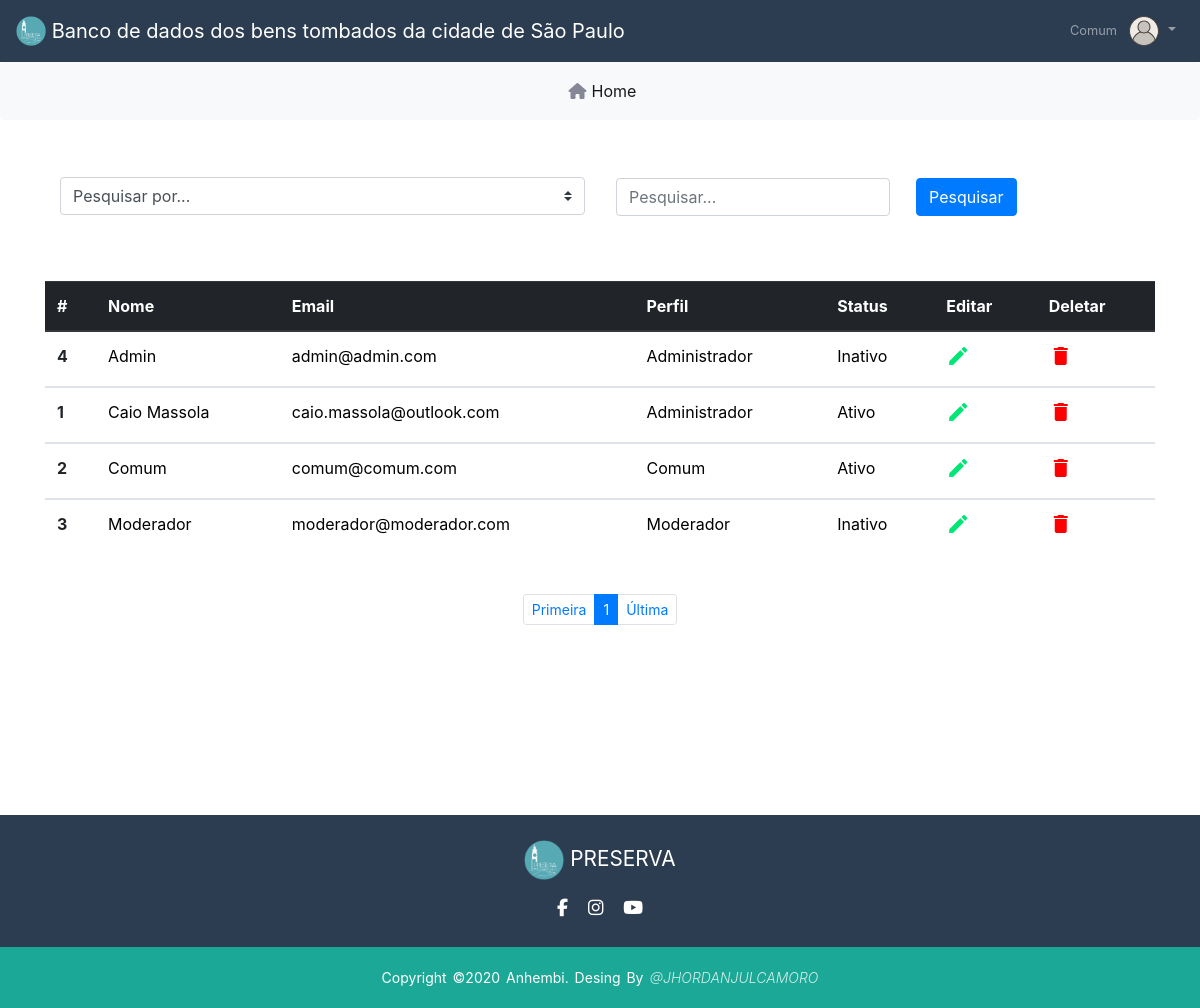
Page /usuarios.php (signed in) on the earlier database version.
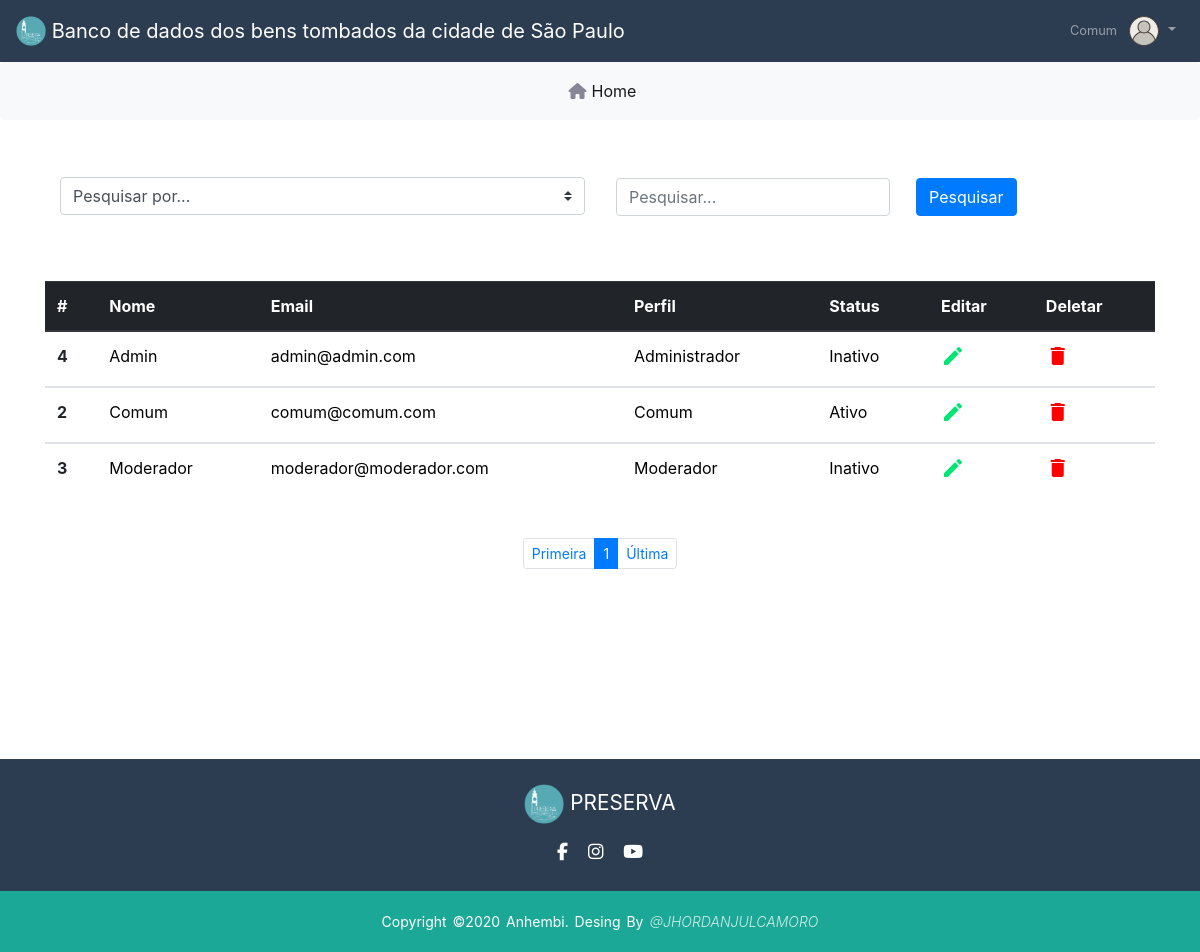
Same page on the later database version.
### tables this page shows
CREATE TABLE `users` (
  `id` int(11) NOT NULL,
  `perfil` varchar(20) NOT NULL,
  `username` varchar(30) NOT NULL,
  `email` varchar(30) NOT NULL,
  `status` varchar(30) DEFAULT NULL,
  `password` varchar(60) NOT NULL,
  `created_at` timestamp NULL DEFAULT CURRENT_TIMESTAMP,
  `updated_at` datetime DEFAULT CURRENT_TIMESTAMP ON UPDATE CURRENT_TIMESTAMP
);

### usuarios.php (the view, shortened to what this page needs)
<?php
$servername = "db";
$usernames = "root";
$passwords = "";
$dbname = "conpresp_db";
$conn = mysqli_connect($servername, $usernames, $passwords, $dbname) or die('Erro ao conectar');
$username = $_SESSION['username'];
$pagina = (isset($_GET['pagina'])) ? $_GET['pagina'] : 1;
if (!mysqli_set_charset($conn, "utf8mb4")) {
    printf("Error loading character set utf8mb4: %s\n", mysqli_error($conn));
    exit();
} else {
    $sql = "select * from users";
    $result = $conn->query($sql);
    $total_registros = mysqli_num_rows($result);
    $quantidade_pg = 5;
    $num_paginas = ceil($total_registros / $quantidade_pg);
    $inicio = ($quantidade_pg * $pagina) - $quantidade_pg;
    $result_registro = "SELECT * FROM users ORDER BY username limit $inicio, $quantidade_pg";
    $resultado_registro = mysqli_query($conn, $result_registro);
?>
    <!DOCTYPE html>
    <html lang="pt-br">
    <head>
        <link rel="stylesheet" href="https://maxcdn.bootstrapcdn.com/bootstrap/4.0.0/css/bootstrap.min.css" />
        <link rel="stylesheet" href="css/usuarios.css" />
    </head>
    <body>
        <div id="content-wrapper" class="d-flex flex-column">
            <div id="content">
                <nav class="navbar navbar-expand navbar-dark bg-darkblue topbar static-top shadow">
                    <a class="navbar-brand" href="home.php">
                        <img src="img/logo_1.png" width="30" height="30" class="d-inline-block align-top" alt="" />
                        Banco de dados dos bens tombados da cidade de São Paulo
                    </a>
                    <ul class="navbar-nav ml-auto">
                        <li class="nav-item dropdown no-arrow">
                            <a class="nav-link dropdown-toggle" href="#" id="userDropdown" role="button" data-toggle="dropdown" aria-haspopup="true" aria-expanded="false">
                                <span class="mr-2 d-none d-lg-inline text-gray-600 small"><?php echo $username ?></span>
                                <img class="img-profile rounded-circle" src="img/user.svg" width="30px" height="30px" />
                            </a>
                        </li>
                    </ul>
                </nav>
            </div>
        </div>
        <nav class="navbar navbar-expand-md navbar-light bg-light rounded">
            <div class="collapse navbar-collapse justify-content-md-center" id="navbarsExample10">
                <ul class="navbar-nav">
                    <li class="nav-item active font-hover">
                        <a class="nav-link" href="home.php"><i class="fas fa-home bg-gray-icon"></i>Home</a>
                    </li>
                </ul>
            </div>
        </nav>
        <div class="container">
            <form class="form-inline" method="GET" action="pesquisa.php" style="margin-top:50px">
                <div class="col-md-6 mb-3" style="margin-top: 7px;">
                    <select id="tipoPesquisa" class="custom-select d-block w-100" name="tipoPesquisa">
                        <option value="" selected disabled>
                            Pesquisar por...
                        </option>
                    </select>
                </div>
                <div class="form-group mx-sm-3 mb-2">
                    <input type="text" class="form-control" placeholder="Pesquisar..." name="pesquisar">
                </div>
                <button type="submit" class="btn btn-primary mb-2" style="margin-left: 10px;">Pesquisar</button>
            </form>
            <div class="table-responsive-sm">
                <table class="table" style="margin-top: 50px">
                    <thead class="thead-dark">
                        <tr>
                            <th scope="col">#</th>
                            <th scope="col">Nome</th>
                            <th scope="col">Email</th>
                            <th scope="col">Perfil</th>
                            <th scope="col">Status</th>
                            <th scope="col">Editar</th>
                            <th scope="col">Deletar</th>
                        </tr>
                    </thead>
                    <tbody>
                        <?php
                        while ($dado = mysqli_fetch_assoc($resultado_registro)) {
                        ?>
                            <tr>
                                <th scope="row"><?php echo $dado['id']; ?></th>
                                <td style="color:black"><?php echo $dado['username']; ?></td>
                                <td style="color:black"><?php echo $dado['email']; ?></td>
                                <td style="color:black"><?php echo $dado['perfil']; ?></td>
                                <td style="color:black"><?php echo $dado['status']; ?></td>
                                <td><a href="editarUsuario.php?id=<?php echo $dado['id'];  ?>"><span class="material-icons" style="color:#00e676">create</span></a></td>
                                <td>
                                    <a href="javascript: if(confirm('Tem certeza que deseja deletar a conta, <?php echo $dado['username']; ?>?'))
			              location.href='deletar.php?id=<?php echo $dado['id']; ?>';">
                                        <span class="material-icons" style="color: red">delete </span></a>
                                </td>
                            </tr>
                    </tbody>
                <?php } ?>
                </table>
                <nav aria-label="...">
                    <ul class="pagination p-4 pagination-sm d-flex justify-content-center flex-wrap">
                        <li class="page-item ">
                            <a class="page-link" href="usuarios.php?pagina=<?php echo 1 ?>">Primeira</a>
                        </li>
                        <?php
                        for ($i = 1; $i < $num_paginas + 1; $i++) {
                            $estilo = "";
                            if ($pagina == $i)
                                $estilo = "class='page-item active'";
                        ?>
                            <li <?php echo $estilo ?>><a class="page-link " href="usuarios.php?pagina=<?php echo $i ?>"><?php echo $i ?></a></li>
                        <?php    } ?>
                        <li class="page-item">
                            <a class="page-link" href="usuarios.php?pagina=<?php echo $num_paginas ?>">Última</a>
                        </li>
                    </ul>
                </nav>
            </div>
        </div>
        <footer>
            <div class="footer-content">
                <a class="" href="home.php">
                    <img src="img/logo_1.png" width="40" height="40" class="justify-content-center align-items-center" alt="" />
                    PRESERVA
                </a>
                <ul class="socials">
                    <li>
                        <a href="https://www.facebook.com/preservalpp" target="_blank"><i class="fa fa-facebook" aria-hidden="true"></i></a>
                    </li>
                    <li>
                        <a href="https://www.instagram.com/preserva.lpp/" target="_blank"><i class="fa fa-instagram" aria-hidden="true"></i></a>
                    </li>
                    <li>
                        <a href="https://www.youtube.com/channel/UCM0unl5Kp9y0JVmO_GgvvBg " target="_blank"><i class="fa fa-youtube" aria-hidden="true"></i></a>
                    </li>
                </ul>
            </div>
            <div class="footer-bottom">
                <p>
                    copyright &copy;2020 anhembi. desing by
                    <a href="https://github.com/JhordanJulcamoro" target="_blank">@JhordanJulcamoro</a>
                </p>
            </div>
        </footer>
    </body>
<?php } ?>
    </html>

### css/usuarios.css (style rules this page uses)
:root { --dark: #0e2033ec; --darkblue: #2c3d51; --darkgreen: #1ca896; --darkgreenhover: #5bcebf; --light: #ffffff; --darkgray: rgb(133 135 150); --dark: #050f1aec; --gray: #353a41ec; --blue: #0b3d80ec; --green: #1c8072d5; }
.bg-darkblue { background-color: var(--darkblue) !important; }
.bg-gray-icon { color: var(--darkgray) !important; margin: 5px; }
a:link, a:visited, a:active { text-decoration: none; }
footer { position: relative; bottom: 0; left: 0; right: 0; top:150px; background: var(--darkblue); height: auto; padding-top: 20px; color: var(--light); }
.footer-content { display: flex; align-items: center; justify-content: center; flex-direction: column; text-align: center; }
.footer-content a { color: var(--light); font-size: 1.3rem; font-weight: 400; text-transform: capitalize; line-height: 3rem; }
.socials { padding-inline-start: 0px; list-style: none; display: flex; align-items: center; justify-content: center; margin: 0rem 0 1rem 0; }
.socials li { margin: 0 10px; }
.socials a { text-decoration: none; color: var(--light); }
.socials a i { font-size: 1.1rem; transition: color 0.4s ease; }
.footer-bottom { background: var(--darkgreen); padding: 20px 0; text-align: center; }
.footer-bottom p { font-size: 14px; word-spacing: 2px; text-transform: capitalize; margin-bottom: 0; }
.footer-bottom a { text-decoration: none; color: var(--light); text-transform: uppercase; opacity: 0.8; font-style: italic; font-weight: 300; }

### usuarios.php (style rules this page uses)
body { background-color: white; }

Differences in the rows shown:
removed users: id "1", username "Caio Massola", email "caio.massola@outlook.com", perfil "Administrador", status "Ativo"
